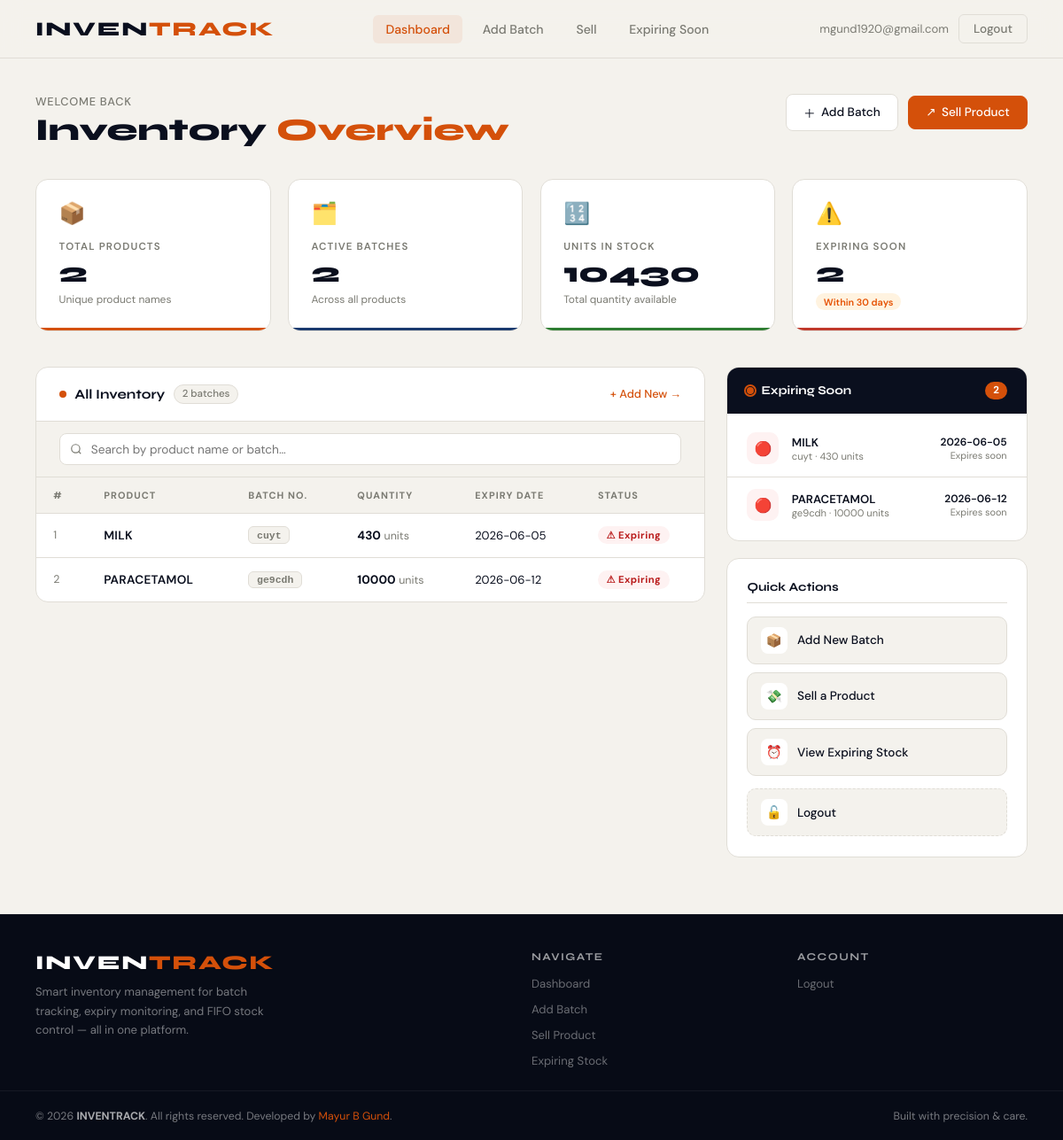
Screenshot of / (signed in) with the database file from the repository.
### tables this page shows
CREATE TABLE inventory (
            id INTEGER PRIMARY KEY AUTOINCREMENT,
            user_email TEXT,
            product_name TEXT NOT NULL,
            batch_no TEXT NOT NULL,
            quantity INTEGER NOT NULL,
            expiry_date TEXT NOT NULL,
            FOREIGN KEY (user_email) REFERENCES user(email)
        );

### app.py (the view)
@app.route('/')
def home():
    if session.get('email'):
        email         = session.get('email')
        inventory     = get_all_inventory(email=email)
        expiring_items = get_expiring_stocks(email=email)
        ctx           = get_expiry_context()
        return render_template(
            'dashboard.html',
            inventory      = inventory,
            expiring_items = expiring_items,
            **ctx
        )
    return render_template('landing_page.html')

### app.py (called while the page is built)
def get_expiry_context():
    today = datetime.date.today()
    warn_date    = today + datetime.timedelta(days=10)
    caution_date = today + datetime.timedelta(days=30)
    return {
        'today_date'        : today.strftime('%Y-%m-%d'),
        'expiry_warn_date'  : warn_date.strftime('%Y-%m-%d'),
        'expiry_caution_date': caution_date.strftime('%Y-%m-%d'),
    }

### auth.py (called while the page is built)
def get_all_inventory(email=None):
    try:
        conn = sqlite3.connect('database.db')
        cursor = conn.cursor()
        cursor.execute(
            "SELECT * FROM inventory WHERE user_email=? ORDER BY expiry_date ASC",
            (email,)
        )
        rows = cursor.fetchall()
        conn.close()
        return rows
    except Exception as e:
        conn.close()
        print(f"Error in get_all_inventory: {e}")
        return []

def get_expiring_stocks(email=None):
    try:
        today          = datetime.date.today()
        thirty_days    = today + datetime.timedelta(days=30)
        max_date_str   = thirty_days.strftime('%Y-%m-%d')
        conn = sqlite3.connect('database.db')
        cursor = conn.cursor()
        cursor.execute(
            "SELECT * FROM inventory WHERE user_email=? AND expiry_date <= ? ORDER BY expiry_date ASC",
            (email, max_date_str)
        )
        stocks = cursor.fetchall()
        conn.close()
        return stocks
    except Exception as e:
        conn.close()
        print(f"Error in get_expiring_stocks: {e}")
        return []

### templates/dashboard.html (shortened to what this page needs)
{% extends "base.html" %}
{% block content %}
<div class="dashboard-wrap">
  <div class="dash-header">
    <div>
      <div class="dash-greeting">Welcome back</div>
      <h1 class="dash-title">
        Inventory <span>Overview</span>
      </h1>
    </div>
    <div class="dash-actions">
      <a href="/add_batch" class="action-btn action-btn-outline">
        <span>＋</span> Add Batch
      </a>
      <a href="/sell_product" class="action-btn action-btn-primary">
        <span>↗</span> Sell Product
      </a>
    </div>
  </div>
  <div class="stats-grid">
    {% set total_products = inventory | map(attribute=2) | list | unique | list | length if inventory else 0 %}
    {% set total_qty = namespace(val=0) %}
    {% if inventory %}
      {% for item in inventory %}
        {% set total_qty.val = total_qty.val + item[4] %}
      {% endfor %}
    {% endif %}
    {% set total_batches = inventory | length if inventory else 0 %}
    {% set expiring_count = expiring_items | length if expiring_items else 0 %}
    <div class="stat-card accent-orange">
      <span class="stat-icon">📦</span>
      <div class="stat-label">Total Products</div>
      <div class="stat-value">{{ total_products }}</div>
      <div class="stat-sub">Unique product names</div>
    </div>
    <div class="stat-card accent-blue">
      <span class="stat-icon">🗂️</span>
      <div class="stat-label">Active Batches</div>
      <div class="stat-value">{{ total_batches }}</div>
      <div class="stat-sub">Across all products</div>
    </div>
    <div class="stat-card accent-green">
      <span class="stat-icon">🔢</span>
      <div class="stat-label">Units in Stock</div>
      <div class="stat-value">{{ total_qty.val }}</div>
      <div class="stat-sub">Total quantity available</div>
    </div>
    <div class="stat-card {% if expiring_count > 0 %}accent-red{% else %}accent-green{% endif %}">
      <span class="stat-icon">⚠️</span>
      <div class="stat-label">Expiring Soon</div>
      <div class="stat-value">{{ expiring_count }}</div>
      {% if expiring_count > 0 %}
        <span class="stat-badge badge-warn">Within 30 days</span>
      {% else %}
        <span class="stat-badge badge-ok">All clear</span>
      {% endif %}
    </div>
  </div>
  <div class="main-grid">
    <div class="panel">
      <div class="panel-head">
        <div class="panel-head-left">
          <div class="panel-dot"></div>
          <span class="panel-title">All Inventory</span>
          <span class="panel-count">{{ total_batches }} batches</span>
        </div>
        <a href="/add_batch" class="panel-link">+ Add New →</a>
      </div>
      <div class="table-search-wrap">
        <input
          type="text"
          class="table-search"
          id="inventorySearch"
          placeholder="Search by product name or batch…"
          onkeyup="filterTable()"
        />
      </div>
      {% if inventory %}
      <div style="overflow-x: auto;">
        <table class="inv-table" id="inventoryTable">
          <thead>
            <tr>
              <th>#</th>
              <th>Product</th>
              <th>Batch No.</th>
              <th>Quantity</th>
              <th>Expiry Date</th>
              <th>Status</th>
            </tr>
          </thead>
          <tbody>
            {% for item in inventory %}
            {% set today = today_date %}
            {% set exp   = item[5] %}
            <tr>
              <td style="color:var(--muted); font-size:0.78rem;">{{ loop.index }}</td>
              <td><span class="product-name">{{ item[2] }}</span></td>
              <td><span class="batch-chip">{{ item[3] }}</span></td>
              <td><strong>{{ item[4] }}</strong> <span style="color:var(--muted);font-size:.78rem;">units</span></td>
              <td style="font-size:0.82rem; white-space:nowrap;">{{ item[5] }}</td>
              <td>
                {% if item[5] <= expiry_warn_date %}
                  <span class="pill pill-critical">⚠ Expiring</span>
                {% elif item[5] <= expiry_caution_date %}
                  <span class="pill pill-warn">Soon</span>
                {% else %}
                  <span class="pill pill-ok">Good</span>
                {% endif %}
              </td>
            </tr>
            {% endfor %}
          </tbody>
        </table>
      </div>
      {% endif %}
    </div>
    <div class="sidebar">
      <div class="expiry-panel">
        <div class="expiry-header">
          <div class="expiry-header-left">
            <div class="pulse-dot"></div>
            <h3>Expiring Soon</h3>
          </div>
          {% if expiring_items %}
          <span class="expiry-count-badge">{{ expiring_items | length }}</span>
          {% endif %}
        </div>
        {% if expiring_items %}
        <div class="expiry-list">
          {% for item in expiring_items %}
          <div class="expiry-item">
            {% if loop.index <= 2 %}
            <div class="exp-icon exp-icon-red">🔴</div>
            {% elif loop.index <= 4 %}
            <div class="exp-icon exp-icon-orange">🟡</div>
            {% else %}
            <div class="exp-icon exp-icon-blue">🔵</div>
            {% endif %}
            <div class="exp-info">
              <div class="exp-name">{{ item[2] }}</div>
              <div class="exp-batch">{{ item[3] }} · {{ item[4] }} units</div>
            </div>
            <div class="exp-right">
              <div class="exp-date">{{ item[5] }}</div>
              <div class="exp-days">Expires soon</div>
            </div>
          </div>
          {% endfor %}
        </div>
        {% else %}
        <div class="expiry-no-items">
          <div class="check">✅</div>
          <strong>All clear!</strong><br/>
          No items expiring in the next 30 days.
        </div>
        {% endif %}
      </div>
      <div class="quick-panel">
        <div class="quick-title">Quick Actions</div>
        <div class="quick-actions">
          <a href="/add_batch" class="quick-btn">
            <div class="quick-btn-icon">📦</div>
            Add New Batch
          </a>
          <a href="/sell_product" class="quick-btn">
            <div class="quick-btn-icon">💸</div>
            Sell a Product
          </a>
          <a href="/get_expiring_stock" class="quick-btn">
            <div class="quick-btn-icon">⏰</div>
            View Expiring Stock
          </a>
          <a href="/logout" class="quick-btn" style="margin-top:.3rem; border-style:dashed;">
            <div class="quick-btn-icon">🔓</div>
            Logout
          </a>
        </div>
      </div>
    </div>
  </div>
</div>
{% endblock %}

### templates/base.html (shortened to what this page needs)
<!DOCTYPE html>
<html lang="en">
<head>
</head>
<body>
<nav>
  <a href="/" class="logo">INVEN<span>TRACK</span></a>
  {% if session.get('email') %}
  <ul class="nav-links">
    <li><a href="/" {% if request.endpoint == 'home' %}class="active"{% endif %}>Dashboard</a></li>
    <li><a href="/add_batch" {% if request.endpoint == 'add_batchs' %}class="active"{% endif %}>Add Batch</a></li>
    <li><a href="/sell_product" {% if request.endpoint == 'sell_product_route' %}class="active"{% endif %}>Sell</a></li>
    <li><a href="/get_expiring_stock" {% if request.endpoint == 'get_expiring_stock_route' %}class="active"{% endif %}>Expiring Soon</a></li>
  </ul>
  <div class="nav-right">
    <span style="font-size:.82rem; color:var(--muted);">{{ session['email'] }}</span>
    <a href="/logout" class="btn-ghost">Logout</a>
  </div>
  {% endif %}
</nav>
<main>
  {% block content %}{% endblock %}
</main>
<footer>
  <div class="footer-inner">
    <div class="footer-brand">
      <a href="/" class="logo">INVEN<span style="color:var(--accent)">TRACK</span></a>
      <p>Smart inventory management for batch tracking, expiry monitoring, and FIFO stock control — all in one platform.</p>
    </div>
    <div class="footer-col">
      <h5>Navigate</h5>
      <ul>
        {% if session.get('email') %}
        <li><a href="/">Dashboard</a></li>
        <li><a href="/add_batch">Add Batch</a></li>
        <li><a href="/sell_product">Sell Product</a></li>
        <li><a href="/get_expiring_stock">Expiring Stock</a></li>
        {% else %}
        <li><a href="/#features">Features</a></li>
        <li><a href="/#how">How It Works</a></li>
        <li><a href="/login">Login</a></li>
        {% endif %}
      </ul>
    </div>
    <div class="footer-col">
      <h5>Account</h5>
      <ul>
        {% if session.get('email') %}
        <li><a href="/logout">Logout</a></li>
        {% else %}
        <li><a href="/login">Sign In</a></li>
        <li><a href="/login">Register</a></li>
        {% endif %}
      </ul>
    </div>
  </div>
  <div class="footer-bottom">
    <p>© 2026 <strong style="color:rgba(255,255,255,.65)">INVENTRACK</strong>. All rights reserved. Developed by <a href="#">Mayur B Gund</a>.</p>
    <p>Built with precision &amp; care.</p>
  </div>
</footer>
</body>
</html>

### templates/base.html (style rules this page uses)
*, *::before, *::after { box-sizing: border-box; margin: 0; padding: 0; }
:root { --ink: #0a0f1e; --surface: #f4f2ed; --accent: #d4500a; --muted: #7a7a72; --card: #ffffff; --border: #e0ddd6; }
html { scroll-behavior: smooth; }
body { font-family: 'DM Sans', sans-serif; background: var(--surface); color: var(--ink); min-height: 100vh; display: flex; flex-direction: column; }
main { flex: 1; }
nav { position: sticky; top: 0; z-index: 100; display: flex; align-items: center; justify-content: space-between; padding: 1rem 2.5rem; background: rgba(244,242,237,.95); backdrop-filter: blur(12px); border-bottom: 1px solid var(--border); }
.logo { font-family: 'Syne', sans-serif; font-weight: 800; font-size: 1.4rem; letter-spacing: 0.08em; color: var(--ink); text-decoration: none; }
.logo span { color: var(--accent); }
.nav-links { display: flex; gap: 0.5rem; list-style: none; }
.nav-links a { padding: 0.45rem 0.9rem; border-radius: 6px; font-size: 0.88rem; font-weight: 500; color: var(--muted); text-decoration: none; transition: background .15s, color .15s; }
.nav-links a:hover, .nav-links a.active { background: rgba(212,80,10,.08); color: var(--accent); }
.nav-right { display: flex; gap: 0.7rem; align-items: center; }
.btn-ghost { padding: 0.45rem 1rem; border-radius: 6px; font-size: 0.85rem; font-weight: 500; color: var(--muted); text-decoration: none; transition: background .15s, color .15s; border: 1px solid var(--border); }
footer { background: #070b16; color: rgba(255,255,255,.45); border-top: 1px solid rgba(255,255,255,.06); }
.footer-inner { max-width: 1200px; margin: 0 auto; padding: 2.5rem 2.5rem 1.5rem; display: grid; grid-template-columns: 2fr 1fr 1fr; gap: 2.5rem; border-bottom: 1px solid rgba(255,255,255,.06); }
.footer-brand .logo { color: #fff; display: block; margin-bottom: 0.6rem; }
.footer-brand p { font-size: 0.82rem; line-height: 1.65; max-width: 260px; }
.footer-col h5 { font-family: 'Syne', sans-serif; font-size: 0.75rem; font-weight: 700; letter-spacing: 0.12em; text-transform: uppercase; color: rgba(255,255,255,.6); margin-bottom: 0.8rem; }
.footer-col ul { list-style: none; display: flex; flex-direction: column; gap: 0.5rem; }
.footer-col ul a { font-size: 0.82rem; color: rgba(255,255,255,.4); text-decoration: none; transition: color .2s; }
.footer-bottom { max-width: 1200px; margin: 0 auto; padding: 1.2rem 2.5rem; display: flex; justify-content: space-between; align-items: center; flex-wrap: wrap; gap: 0.5rem; }
.footer-bottom p { font-size: 0.77rem; }
.footer-bottom a { color: var(--accent); text-decoration: none; }

### rows the page displays
inventory: product_name "MILK", batch_no "cuyt", quantity "430", expiry_date "2026-06-05", shows "⚠ Expiring"
inventory: product_name "PARACETAMOL", batch_no "ge9cdh", quantity "10000", expiry_date "2026-06-12", shows "⚠ Expiring"

### other values shown
{{ session['email'] }} "mgund1920@gmail.com"
{{ total_products }} "2"
{{ total_batches }} "2"
{{ total_qty.val }} "10430"
{{ expiring_count }} "2"
{{ expiring_items | length }} "2"
